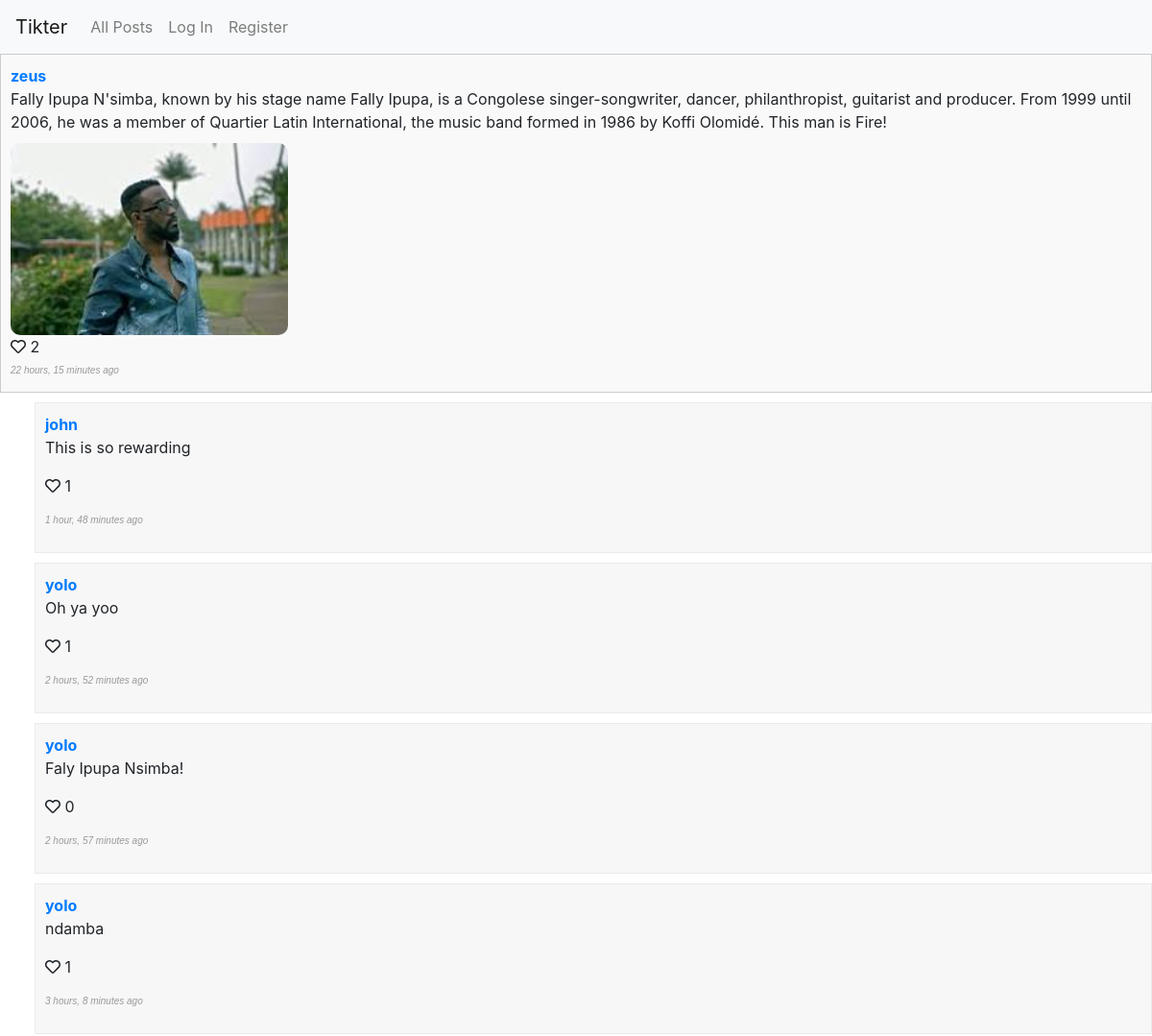
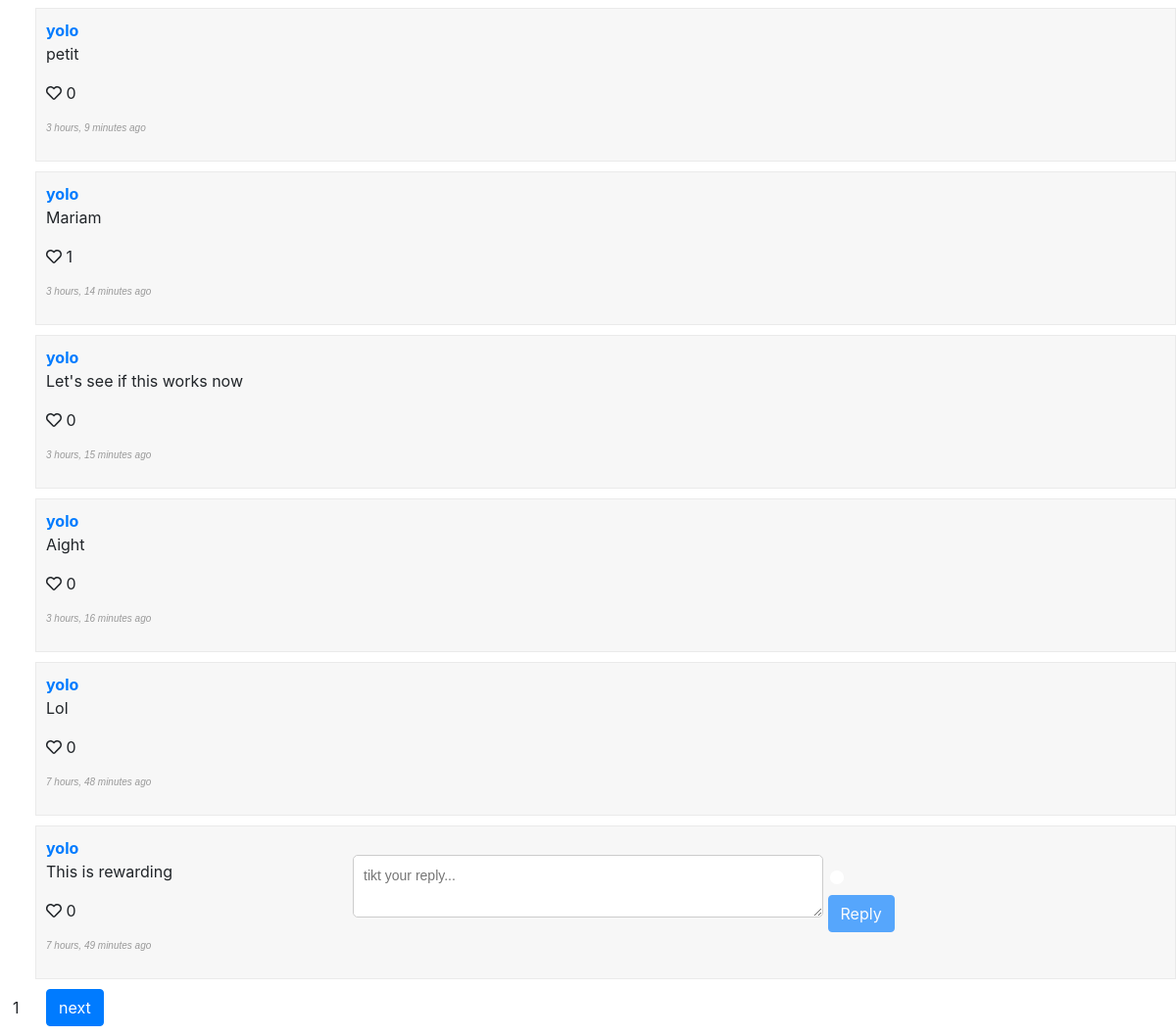
The app's page /post/17 with its own data (2 pictures, top to bottom).
### network/models.py (models this page shows, shortened)
class Post(models.Model):
    user = models.ForeignKey(User, on_delete=models.CASCADE, related_name='posts')
    content = models.TextField()
    timestamp = models.DateTimeField(auto_now_add=True)
    image = models.ImageField(upload_to='network/images/post_images/', blank=True, null=True)
    likes = models.ManyToManyField(User, related_name='liked_posts', blank=True)
    def num_likes(self):
        return self.likes.count()

class User(AbstractUser):
    pass

class Reply(models.Model):
    user = models.ForeignKey(User, on_delete=models.CASCADE, related_name='replies')
    post = models.ForeignKey(Post, on_delete=models.CASCADE, related_name='replies')
    parent_reply = models.ForeignKey('self', on_delete=models.CASCADE, null=True, blank=True, related_name='replies')
    content = models.TextField()
    timestamp = models.DateTimeField(auto_now_add=True)
    image = models.ImageField(upload_to='network/images/reply_images/', blank=True, null=True)
    likes = models.ManyToManyField(User, related_name='liked_replies', blank=True)
    def num_likes(self):
        return self.likes.count()

### network/views.py (the view)
# urls.py: path('post/<int:post_id>', views.post, name='post'),
def post(request, post_id):
    post = get_object_or_404(Post, id=post_id)
    replies = post.replies.all().order_by('-timestamp')
    paginator = Paginator(replies, 10)
    page_number = request.GET.get('page', 1)
    page = paginator.get_page(page_number)
    context = {
        'page': page,
        'post': post
    }
    return render(request, 'network/post.html', context)

### network/templates/network/post.html (shortened to what this page needs)
{% extends "network/layout.html" %}
    {% load static %}
    {% block body %}
        {% include 'network/post_display.html' with post=post user=user %}
        <div class="reply-section">
            <div class="reply-area">{% csrf_token %}
                <span><div class="reply-header"></div><textarea class="textarea-reply" placeholder="tikt your reply..."></textarea>
                <div class="container-progress">
                    <div class="circular-progress">
                    </div>
                </div>
                </span>
                <span><button class="btn btn-primary reply-btn" data-post-id="{{ post.id}}" data-post-username="{{post.user.username}}">Reply</button></span>
            </div>
        </div>
        {% for reply in page%}
            {% include 'network/reply_display.html' with reply=reply user=user %}
        {% endfor %}
        <div class="pagination">
            <span class="step-links">
            <span class="current-page btn">{{ page.number }}</span>
            {% if page.has_next %}
                <a href="?page={{ page.next_page_number }}"><button class="btn btn-primary np">next</button></a>
            {% endif %}
            </span>
        </div>
    {% endblock %}

### network/templates/network/post_display.html (shortened to what this page needs)
<li class="post-li" data-post-id="{{ post.id }}">
    <div class="post-section">
    <a class="user-link il" href="{% url 'network:profile' username=post.user.username%}"><strong>{{ post.user.username }}</strong></a>
    <p class="p-content">{{ post.content }}</p>
    <div class="image-container">
        {% if post.image %}
            <img src="{{ post.image.url }}" alt="Post Image" class="post-image">
        {% endif %}
    </div>
    {% if user.is_authenticated %}
        <p>
            <div>
            <span class="like-count">{{ post.num_likes }}</span>
            <span class="like-button il" data-post-id="{{ post.id }}" >
                {% if post in user.liked_posts.all %}
                    <i class="heart-icon fas fa-heart liked"></i>
                {% else %}
                    <i class="heart-icon far fa-heart"></i>
                {% endif %}
            </span>
            </div>
            <span class="post-reply-count">{{ post.num_replies }}</span>
            <a href="#" class="reply-icon">
                <i class="fa fa-reply" href="{% url 'network:post' post_id=post.id %}"></i> Reply
            </a>
        </p>
    {% else %}
        <p><i class="far fa-heart"></i> <span class="like-count">{{ post.num_likes }} </span></p>
    {% endif %}
    <p class="timestamp">{{ post.timestamp|timesince }} ago</p>
    </div>
</li>

### network/templates/network/reply_display.html (shortened to what this page needs)
<li class="reply-li" data-reply-id="{{ reply.id }}">
    <div class="reply-section">
    <a class="user-link" href="{% url 'network:profile' username=reply.user.username%}"><strong>{{ reply.user.username }}</strong></a>
    <p class="r-content">{{ reply.content }}</p>
    {% if user.is_authenticated %}
        <p>
            <span class="rlike-count">{{ reply.num_likes }}</span>
            <span class="rlike-button" data-reply-id="{{ reply.id }}" >
                {% if reply in user.liked_replies.all %}
                    <i class="heart-icon fas fa-heart liked"></i>
                {% else %}
                    <i class="heart-icon far fa-heart"></i>
                {% endif %}
            </span>
            <span class="reply-reply-count">{{ reply.num_replies }}</span>
            <a href="#" class="reply-icon">
                <i class="fa fa-reply"></i> Reply
            </a>
        </p>
    {% else %}
        <p><i class="far fa-heart"></i> <span class="rlike-count">{{ reply.num_likes }} </span></p>
    {% endif %}
    <p class="timestamp">{{ reply.timestamp|timesince }} ago</p>
    </div>
</li>

### network/static/network/styles.css (style rules this page uses)
.post-li { padding: 10px; margin-bottom: 10px; border: 1px solid #ccc; background-color: #f9f9f9; list-style: none; cursor: pointer; }
.reply-li { padding: 10px; border: 1px solid #eaeaea; background-color: #f7f7f7; margin-top: 10px; list-style: none; cursor: pointer; margin-left: 3%; }
.np { margin:10px; }
.post-li strong { font-weight: bold; }
.post-li p { margin-bottom: 5px; }
.image-container { margin-top: 10px; }
.post-image { height: 200px; border-radius: 10px; }
.reply-area { position:fixed; left: 30%; height:max-content; bottom: 5%; }
.timestamp { font-family: Arial, sans-serif; font-weight: 200; font-style: italic; color: #999; font-size: x-small; }
.current-page { border-radius: 50%; }
textarea { padding: 10px; border: 1px solid #ccc; border-radius: 5px; font-family: Arial, sans-serif; font-size: 14px; resize: vertical; height: max-content; width: 40vw; transition: height 0.3s ease; transition: box-shadow 0.3s ease; overflow: hidden; }
.container-progress { height: 20px; width: 20px; position: absolute; transform: translate(-50%, -50%); top: 30%; right: 7%; border-radius: 2px; display: grid; place-items: center; }
.circular-progress { position: relative; height: 16px; width: 16px; border-radius: 50%; display: grid; place-items: center; }
.circular-progress:before { content: ""; position: absolute; height: 84%; width: 84%; background-color: #ffffff; border-radius: 50%; }

### records on screen
Post: user.username "zeus", content "Fally Ipupa N'simba, known by his stage name Fally Ipupa, is a Congolese singer-songwriter, dancer, philanthropist, guitarist and producer. From 1999 until 2006, he was a member of Quartier Latin International, the music band formed in 1986 by Koffi Olomidé. This man is Fire!", image (picture), num_likes "2", timestamp "22 hours, 15 minutes"
Reply: user.username "john", content "This is so rewarding", num_likes "1", timestamp "1 hour, 48 minutes"
Reply: user.username "yolo", content "Oh ya yoo", num_likes "1", timestamp "2 hours, 52 minutes"
Reply: user.username "yolo", content "Faly Ipupa Nsimba!", num_likes "0", timestamp "2 hours, 57 minutes"
Reply: user.username "yolo", content "ndamba", num_likes "1", timestamp "3 hours, 8 minutes"
Reply: user.username "yolo", content "petit", num_likes "0", timestamp "3 hours, 9 minutes"
Reply: user.username "yolo", content "Mariam", num_likes "1", timestamp "3 hours, 14 minutes"
Reply: user.username "yolo", content "Let's see if this works now", num_likes "0", timestamp "3 hours, 15 minutes"
Reply: user.username "yolo", content "Aight", num_likes "0", timestamp "3 hours, 16 minutes"
Reply: user.username "yolo", content "Lol", num_likes "0", timestamp "7 hours, 48 minutes"
Reply: user.username "yolo", content "This is rewarding", num_likes "0", timestamp "7 hours, 49 minutes"

### other values on screen
{{ page.number }} "1"
